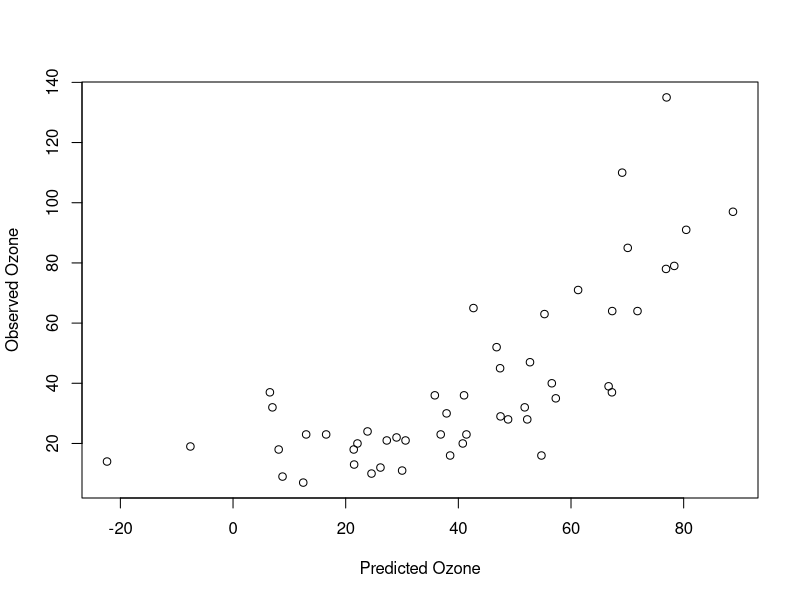
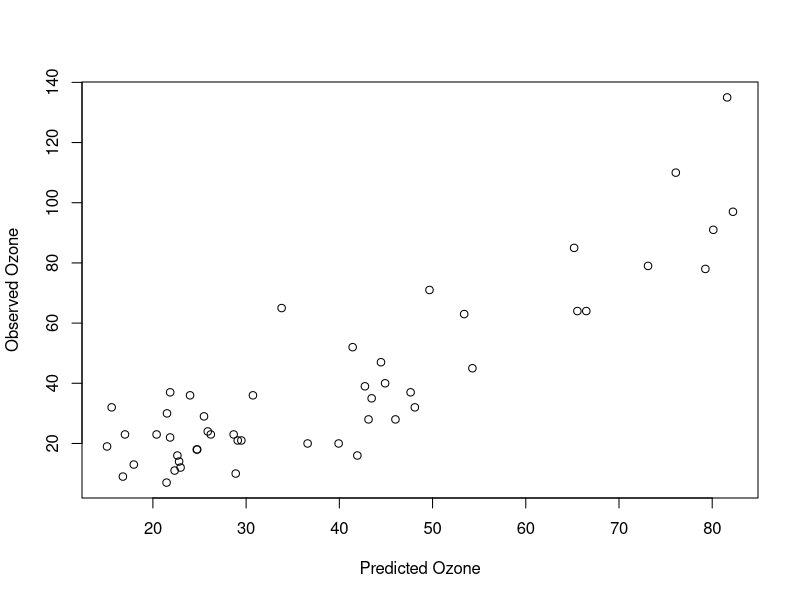
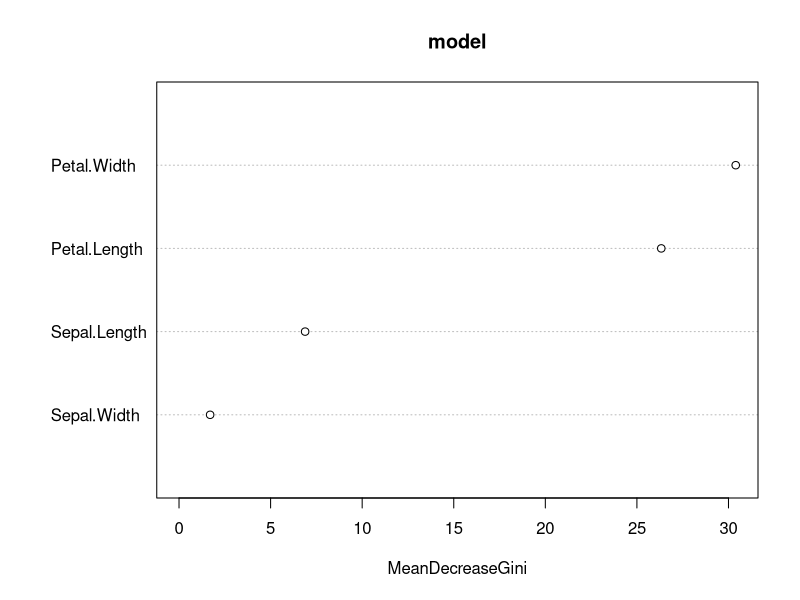

Generate these figures, in order, with R:
## ---- chunk 1
set.seed(42)
## ---- chunk 2
airquality = airquality[complete.cases(airquality),]
indices = sample.int(nrow(airquality), 50)
train = airquality[-indices,]
test = airquality[indices,]
## ---- chunk 3
model = lm(Ozone~., data = train)
predictions = predict(model, newdata = test)
plot(predictions, test$Ozone, xlab = "Predicted Ozone", ylab = "Observed Ozone")
## ---- chunk 4
cor(predictions, test$Ozone)
#R^2:
cor(predictions, test$Ozone)**2
## ---- chunk 5
library(randomForest)
model = randomForest(Ozone~., data = train)
predictions = predict(model, newdata = test)
plot(predictions, test$Ozone, xlab = "Predicted Ozone", ylab = "Observed Ozone")
cor(predictions, test$Ozone)
#R^2:
cor(predictions, test$Ozone)**2
## ---- chunk 6
summary(model)
## ---- chunk 7
importance(model)
## ---- chunk 8
indices = sample.int(nrow(airquality), 50)
train = airquality[-indices,]
test = airquality[indices,]

# 1. Fit model on train data:
model = randomForest(Ozone~., data = train)

# 2. Make Predictions
predictions = predict(model, newdata = test)

# 3. Compare predictions with observed values:
## the root mean squared error is commonly used as an error statistic:
sqrt(mean((predictions-test$Ozone)**2))
# Or use a correlationf actor
cor(predictions, test$Ozone)
# Or Rsquared
cor(predictions, test$Ozone)**2

## ---- chunk 9
indices = sample.int(nrow(iris), 50)
train = iris[-indices,]
test = iris[indices,]

# 1. Fit model on train data:
model = randomForest(Species~., data = train)

# 2. Make Predictions
predictions = predict(model, newdata = test)

# 3. Compare predictions with observed values:
mean(predictions == test$Species) # accuracy

## ---- chunk 10
varImpPlot(model)
